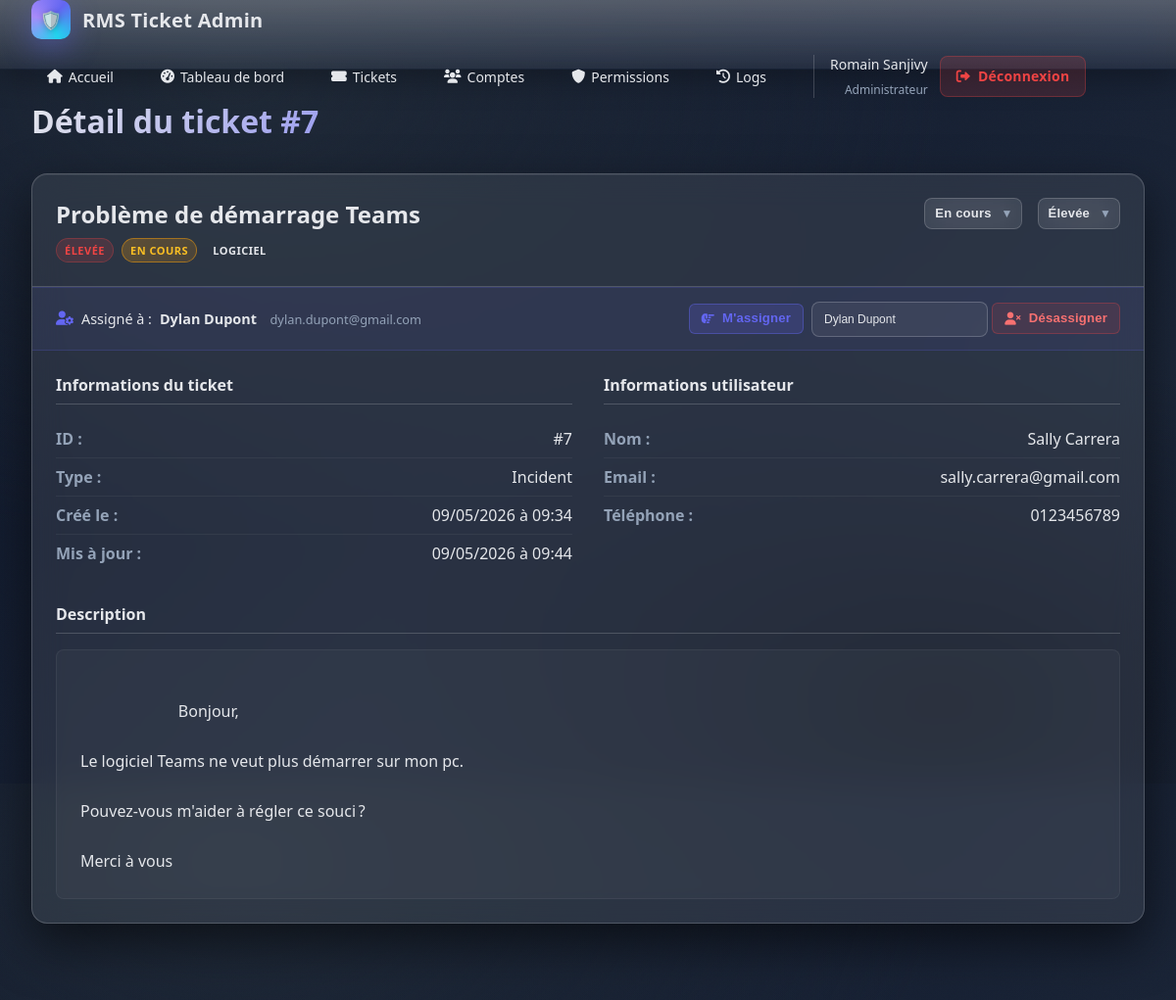
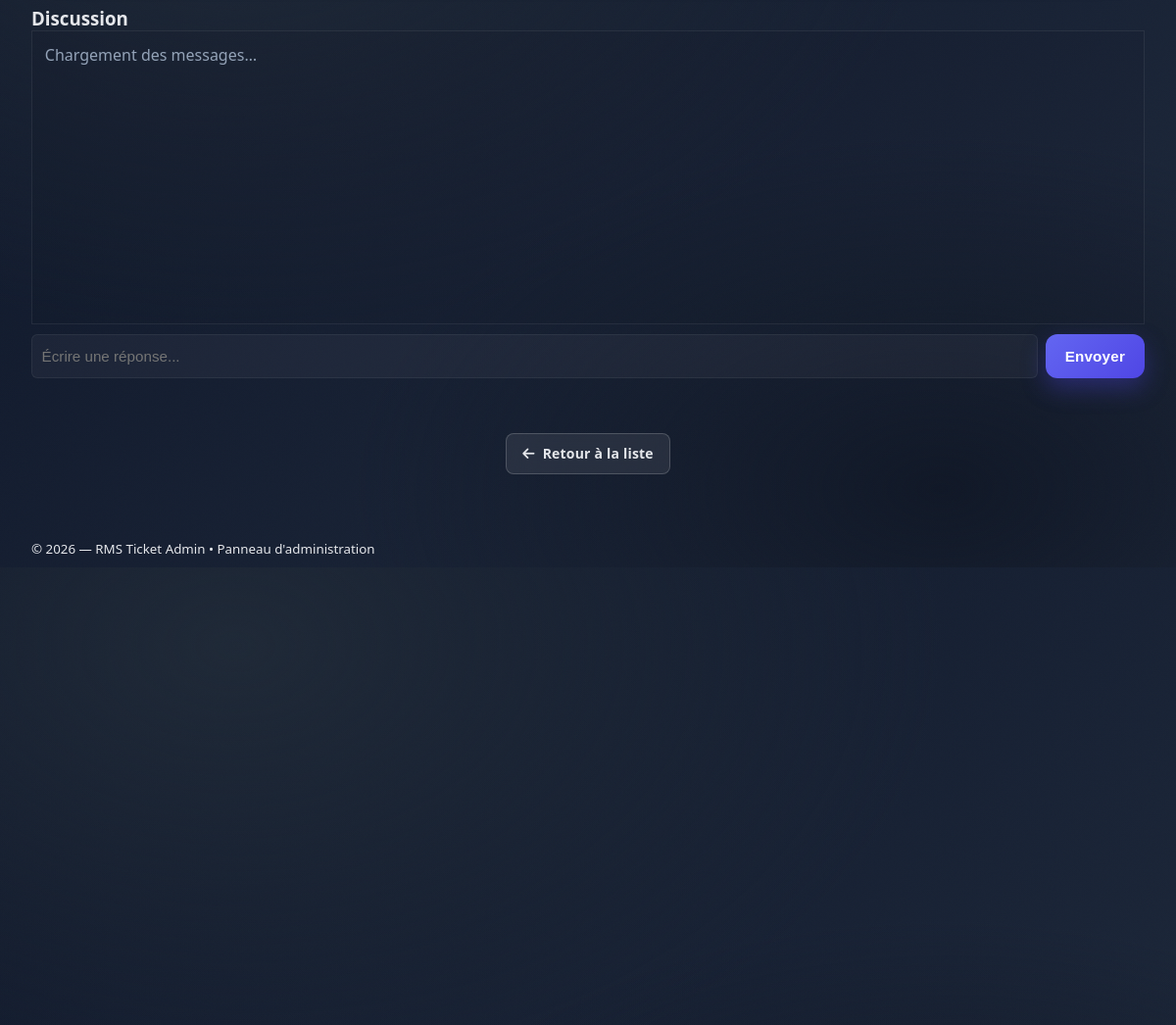
Screenshot of /AdminPanel/adminpanel.php?action=ticket_detail&id=7 (signed in) with the database file from the repository (2 pictures, top to bottom).
### tables this page shows
CREATE TABLE `users` (
  `id` int(10) UNSIGNED NOT NULL,
  `username` varchar(50) NOT NULL,
  `nom` varchar(100) NOT NULL,
  `prenom` varchar(100) NOT NULL,
  `email` varchar(255) NOT NULL,
  `password_hash` varchar(255) NOT NULL,
  `numero_telephone` varchar(20) DEFAULT NULL,
  `droit` tinyint(1) NOT NULL DEFAULT 0,
  `created_at` timestamp NOT NULL DEFAULT current_timestamp()
);

CREATE TABLE `tickets` (
  `id` int(10) UNSIGNED NOT NULL,
  `user_id` int(10) UNSIGNED NOT NULL,
  `assigned_to` int(10) UNSIGNED DEFAULT NULL,
  `title` varchar(255) NOT NULL,
  `description` text NOT NULL,
  `category` enum('materiel','logiciel','reseau','autre') NOT NULL,
  `type` enum('incident','demande') NOT NULL,
  `priority` enum('low','medium','high','urgent') DEFAULT 'medium',
  `status` enum('open','in_progress','resolved','closed') DEFAULT 'open',
  `created_at` timestamp NOT NULL DEFAULT current_timestamp(),
  `updated_at` timestamp NOT NULL DEFAULT current_timestamp() ON UPDATE current_timestamp(),
  `closed_at` timestamp NULL DEFAULT NULL,
  `resolution_notes` text DEFAULT NULL
);

### AdminPanel/adminpanel.php (the view, shortened to what this page needs)
<?php
function getConnection() {
    static $mysqli = null;
    if ($mysqli === null) {
        try {
            $mysqli = new mysqli(DB_HOST, DB_USER, DB_PASS, DB_NAME);
            $mysqli->set_charset(DB_CHARSET);
        } catch (Exception $e) {
            http_response_code(500);
            die('Erreur de connexion à la base de données.');
        }
    }
    return $mysqli;
}
function e(string $s): string {
    return htmlspecialchars($s, ENT_QUOTES | ENT_SUBSTITUTE, 'UTF-8');
}
function translate_field(string $field_type, string $value): string {
    $translations = [
        'status' => [
            'open' => 'Ouvert',
            'in_progress' => 'En cours',
            'resolved' => 'Résolu',
            'closed' => 'Fermé'
        ],
        'priority' => [
            'low' => 'Faible',
            'medium' => 'Moyenne',
            'high' => 'Élevée',
            'urgent' => 'Urgente'
        ],
        'category' => [
            'materiel' => 'Matériel',
            'logiciel' => 'Logiciel',
            'reseau' => 'Réseau',
            'autre' => 'Autre'
        ],
        'type' => [
            'incident' => 'Incident',
            'demande' => 'Demande'
        ]
    ];
    return $translations[$field_type][$value] ?? ucfirst(str_replace('_', ' ', $value));
}
function current_user(): ?array {
    $conn = getConnection();
    $stmt = $conn->prepare('SELECT * FROM users WHERE id = ?');
    $stmt->bind_param('i', $_SESSION['user_id']);
    $stmt->execute();
    $result = $stmt->get_result();
    return $result->fetch_assoc() ?: null;
}
$action = $_GET['action'] ?? 'dashboard';
switch ($action) {
    case 'ticket_detail':
        $ticket_id = intval($_GET['id'] ?? 0);
        $ticket = ticket_get_detail($ticket_id);
        $responses = ticket_get_responses($ticket_id);
        page_layout('Détail du ticket #' . $ticket_id, ticket_detail_view($ticket, $responses));
        break;
}
function get_technicians(): array {
    $conn = getConnection();
    $stmt = $conn->prepare('SELECT id, nom, prenom, email FROM users WHERE droit >= 1 ORDER BY prenom, nom');
    $stmt->execute();
    return $stmt->get_result()->fetch_all(MYSQLI_ASSOC);
}
function ticket_get_detail($ticket_id): ?array {
    $conn = getConnection();
    $stmt = $conn->prepare("
        SELECT t.*, u.nom, u.prenom, u.email, u.numero_telephone,
               a.nom AS assigned_nom, a.prenom AS assigned_prenom, a.email AS assigned_email
        FROM tickets t
        JOIN users u ON t.user_id = u.id
        LEFT JOIN users a ON t.assigned_to = a.id
        WHERE t.id = ?
    ");
    $stmt->bind_param('i', $ticket_id);
    $stmt->execute();
    $result = $stmt->get_result();
    return $result->fetch_assoc() ?: null;
}
function ticket_get_responses($ticket_id): array {
    $conn = getConnection();
    $conn->query("
        CREATE TABLE IF NOT EXISTS ticket_responses (
            id INT AUTO_INCREMENT PRIMARY KEY,
            ticket_id INT NOT NULL,
            user_id INT NOT NULL,
            response_text TEXT NOT NULL,
            is_admin_response BOOLEAN DEFAULT FALSE,
            created_at TIMESTAMP DEFAULT CURRENT_TIMESTAMP,
            INDEX idx_ticket_id (ticket_id),
            INDEX idx_user_id (user_id)
        )
    ");
    $stmt = $conn->prepare("
        SELECT tr.*, u.nom, u.prenom, u.droit
        FROM ticket_responses tr
        LEFT JOIN users u ON tr.user_id = u.id
        WHERE tr.ticket_id = ?
        ORDER BY tr.created_at ASC
    ");
    $stmt->bind_param('i', $ticket_id);
    $stmt->execute();
    return $stmt->get_result()->fetch_all(MYSQLI_ASSOC);
}
function page_layout(string $title, string $content, array $opts = []): void {
    $current_user = current_user();
    $current_action = $_GET['action'] ?? 'dashboard';
?>
<!doctype html>
<html lang="fr">
<head>
    <link rel="stylesheet" href="adminpanel.css">
    <link href="https://cdnjs.cloudflare.com/ajax/libs/font-awesome/6.0.0/css/all.min.css" rel="stylesheet">
</head>
<body>
    <div class="noise"></div>
    <?php if (!($opts['hide_nav'] ?? false)): ?>
    <nav class="navbar">
        <div class="nav-container">
            <a href="../HomePage/index.php" class="nav-brand" style="text-decoration: none; color: inherit;">
                <div class="brand-logo">
                    <span>🛡️</span>
                </div>
                <div class="brand-text"><?= e(APP_NAME) ?></div>
            </a>
            <div class="nav-menu">
                <a href="../HomePage/index.php" class="nav-link">
                    <i class="fas fa-home"></i> Accueil
                </a>
                <a href="?action=dashboard" class="nav-link <?= $current_action === 'dashboard' ? 'active' : '' ?>">
                    <i class="fas fa-tachometer-alt"></i> Tableau de bord
                </a>
                <a href="?action=tickets" class="nav-link <?= $current_action === 'tickets' ? 'active' : '' ?>">
                    <i class="fas fa-ticket-alt"></i> Tickets
                </a>
                <?php if ($current_user['droit'] >= 2): ?>
                <a href="?action=users" class="nav-link <?= $current_action === 'users' ? 'active' : '' ?>">
                    <i class="fas fa-users"></i> Comptes
                </a>
                <?php endif; ?>
                <?php if ($current_user['droit'] >= 2): ?>
                <a href="?action=permissions" class="nav-link <?= $current_action === 'permissions' ? 'active' : '' ?>">
                    <i class="fas fa-shield-alt"></i> Permissions
                </a>
                <?php endif; ?>
                <?php if ($current_user['droit'] >= 2): ?>
                <a href="?action=logs" class="nav-link <?= $current_action === 'logs' ? 'active' : '' ?>">
                    <i class="fas fa-history"></i> Logs
                </a>
                <?php endif; ?>
                <div class="nav-user">
                    <div class="user-info">
                        <span class="user-name"><?= e($current_user['prenom'] . ' ' . $current_user['nom']) ?></span>
                        <span class="user-role">
                            <?php
                            switch($current_user['droit']) {
                                case 2: echo 'Administrateur'; break;
                            }
                            ?>
                        </span>
                    </div>
                    <a href="?action=logout" class="btn btn-logout">
                        <i class="fas fa-sign-out-alt"></i> Déconnexion
                    </a>
                </div>
            </div>
        </div>
  </nav>
<?php endif; ?>
    <main class="main-content">
<div class="container">
            <div class="page-header">
                <h1><?= e($title) ?></h1>
            </div>
  <?= $content ?>
</div>
    </main>
    <footer class="footer">
        <div class="container">
            <small>© <?= date('Y') ?> — <?= e(APP_NAME) ?> • Panneau d'administration</small>
        </div>
</footer>
</body>
</html>
<?php }
?>
<?php
function ticket_detail_view($ticket, $responses): string {
?>
    <div class="ticket-detail-container">
        <div class="card ticket-info-card">
            <div class="card-header">
                <div class="ticket-header-info">
                    <h2><?= e($ticket['title']) ?></h2>
                    <div class="ticket-meta">
                        <span class="badge priority-<?= $ticket['priority'] ?>"><?= translate_field('priority', $ticket['priority']) ?></span>
                        <span class="badge status-<?= $ticket['status'] ?>"><?= translate_field('status', $ticket['status']) ?></span>
                        <span class="badge category-<?= $ticket['category'] ?>"><?= translate_field('category', $ticket['category']) ?></span>
                    </div>
                </div>
                <div class="ticket-actions">
                            <form method="POST" style="display: inline;">
                                <div class="select-wrapper">
                        </div>
                    </form>
                    <form method="POST" style="display: inline;">
                                <div class="select-wrapper">
                        </div>
                    </form>
                </div>
            </div>
            <?php
            $technicians = get_technicians();
            $current_assigned_id = $ticket['assigned_to'] ?? null;
            $current_user_data = current_user();
            ?>
            <div class="assign-bar">
                <div class="assign-current">
                    <i class="fas fa-user-cog"></i>
                    <?php if ($current_assigned_id && $ticket['assigned_nom']): ?>
                        Assigné à : <strong><?= e($ticket['assigned_prenom'] . ' ' . $ticket['assigned_nom']) ?></strong>
                        <span class="assign-email"><?= e($ticket['assigned_email']) ?></span>
                    <?php else: ?>
                        <span class="text-muted">Non assigné</span>
                    <?php endif; ?>
                </div>
                <div class="assign-actions">
                    <?php if ((int)$current_user_data['id'] !== (int)$current_assigned_id): ?>
                    <form method="POST" style="display:inline;">
                        <button type="submit" class="btn btn-sm btn-assign-me">
                            <i class="fas fa-hand-point-right"></i> M'assigner
                        </button>
                    </form>
                    <?php endif; ?>
                    <form method="POST" style="display:inline;" class="assign-form">
                        <div class="select-wrapper assign-select-wrapper">
                            <select name="assigned_to" class="input input-sm" onchange="this.form.submit()">
                                <?php foreach ($technicians as $tech): ?>
                                <option value="<?= (int)$tech['id'] ?>" <?= (int)$tech['id'] === (int)$current_assigned_id ? 'selected' : '' ?>>
                                    <?= e($tech['prenom'] . ' ' . $tech['nom']) ?>
                                </option>
                                <?php endforeach; ?>
                            </select>
                        </div>
                        <?php if ($current_assigned_id): ?>
                        <button type="submit" name="assigned_to" value="" class="btn btn-sm btn-unassign">
                            <i class="fas fa-user-times"></i> Désassigner
                        </button>
                        <?php endif; ?>
                    </form>
                </div>
            </div>
            <div class="card-content">
                <div class="ticket-info-grid">
                    <div class="info-section">
                        <h4>Informations du ticket</h4>
                        <div class="info-item">
                            <label>ID :</label>
                            <span>#<?= $ticket['id'] ?></span>
                        </div>
                        <div class="info-item">
                            <label>Type :</label>
                            <span><?= translate_field('type', $ticket['type']) ?></span>
                        </div>
                        <div class="info-item">
                            <label>Créé le :</label>
                            <span><?= date('d/m/Y à H:i', strtotime($ticket['created_at'])) ?></span>
                        </div>
                        <div class="info-item">
                            <label>Mis à jour :</label>
                            <span><?= date('d/m/Y à H:i', strtotime($ticket['updated_at'])) ?></span>
                        </div>
                    </div>
                    <div class="info-section">
                        <h4>Informations utilisateur</h4>
                        <div class="info-item">
                            <label>Nom :</label>
                            <span><?= e($ticket['prenom'] . ' ' . $ticket['nom']) ?></span>
                        </div>
                        <div class="info-item">
                            <label>Email :</label>
                            <span><?= e($ticket['email']) ?></span>
                        </div>
                        <?php if ($ticket['numero_telephone']): ?>
                        <div class="info-item">
                            <label>Téléphone :</label>
                            <span><?= e($ticket['numero_telephone']) ?></span>
                        </div>
                        <?php endif; ?>
                    </div>
                </div>
                <div class="ticket-description-section">
                    <h4>Description</h4>
                    <div class="ticket-description-content">
                        <?= nl2br(e($ticket['description'])) ?>
                    </div>
                </div>
            </div>
        </div>
        <div id="ticket-chat" style="margin-top:1.25rem;">
          <h3>Discussion</h3>
          <div id="admin-chat-box" style="border:1px solid rgba(255,255,255,0.07);padding:.8rem;height:300px;overflow:auto;background:rgba(0,0,0,0.03);">
            <div style="color:var(--muted);">Chargement des messages…</div>
          </div>
          <form id="admin-chat-form" style="display:flex;gap:.5rem;margin-top:.6rem;align-items:stretch;" onsubmit="return false;">
            <input id="admin-chat-input" name="message" type="text" placeholder="Écrire une réponse..." style="flex:1;min-width:0;padding:.7rem .6rem;border-radius:6px;border:1px solid rgba(255,255,255,0.06);background:rgba(255,255,255,0.04);color:inherit;font-size:.95rem;line-height:1.4;" autocomplete="off" />
            <button id="admin-chat-send" type="button" class="submit-btn" style="width:auto;min-width:100px;flex-shrink:0;padding:.7rem 20px;display:flex;align-items:center;justify-content:center;font-size:.95rem;">Envoyer</button>
          </form>
        </div>
        <div style="margin-top: 1.5rem; display: flex; justify-content: center;">
            <a href="?action=tickets" class="btn btn-secondary" style="display: inline-flex; align-items: center; gap: 0.5rem;">
                <i class="fas fa-arrow-left"></i> Retour à la liste
            </a>
        </div>
    </div>
<?php
    return ob_get_clean();
}
?>

### rows the page displays
users: prenom+nom "Romain Sanjivy"
tickets: title "Problème de démarrage Teams", assigned_to.nom "Dylan Dupont", assigned_to.email "dylan.dupont@gmail.com", assigned_to "Dylan Dupont", id "7", created_at "09/05/2026 à 09:34", updated_at "09/05/2026 à 09:44", user.nom "Sally Carrera", user.email "sally.carrera@gmail.com", user.numero_telephone "0123456789", description "Bonjour, Le logiciel Teams ne veut plus démarrer sur mon pc. Pouvez-vous m'aider à régler ce souci ? Merci à vous"

### other values shown
APP_NAME "RMS Ticket Admin"
$title "Détail du ticket #7"
